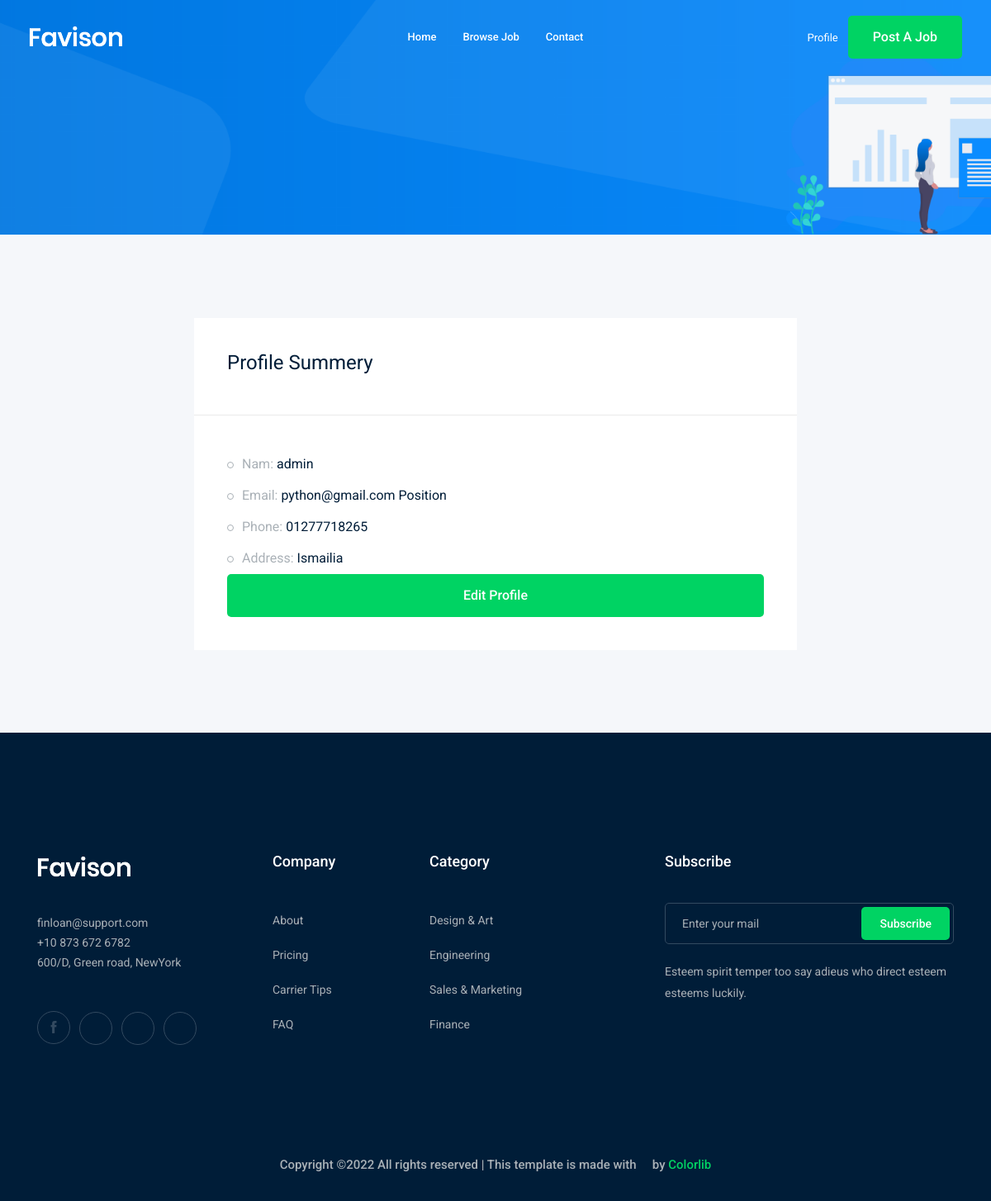
The app's page /accounts/profile (signed in) with its own data.
### accounts/models.py (models this page shows)
class Profile(models.Model):
    user = models.OneToOneField(User, on_delete=models.CASCADE)
    city = models.ForeignKey('City',related_name='user_city',on_delete=models.CASCADE,blank=True,null=True)
    phonenumber = models.CharField(max_length = 15)
    image = models.ImageField(upload_to='profile/')
    def __str__(self):
        return str(self.user)

class City(models.Model):
    name = models.CharField(max_length=50)
    def __str__(self):
        return self.name

### accounts/views.py (the view)
# urls.py: path('profile',views.profile,name='profile'),
def profile(request):
    profile = Profile.objects.get(user=request.user)
    return render(request,'accounts/profile.html',{'profile':profile})

### accounts/templates/accounts/profile.html (shortened to what this page needs)
{% extends 'base.html' %}
{% block body %}
        <div class="bradcam_area bradcam_bg_1">
            <div class="container">
                <div class="row">
                    <div class="col-xl-12">
                    </div>
                </div>
            </div>
        </div>
        <div class="job_details_area">
            <div class="container">
                <div class="row">
                    <div class="col-lg-8 mx-auto">
                        <div class="job_sumary">
                            <div class="summery_header">
                                <h3>Profile Summery</h3>
                            </div>
                            <div class="job_content">
                                <ul>
                                    <li>Nam: <span>{{profile}}</span></li>
                                    <li>Email: <span>{{profile.user.email}} Position</span></li>
                                    <li>Phone: <span>{{profile.phonenumber}}</span></li>
                                    <li>Address: <span>{{profile.city}}</span></li>
                                </ul>
                                <a class="boxed-btn3 w-100"  href='{% url 'accounts:profile_edit' %}'>Edit Profile</a>
                            </div>
                        </div>
                    </div>
                </div>
            </div>
        </div>
{%endblock body%}

### records on screen
Profile: user.username "admin", user.email "python@gmail.com", phonenumber "01277718265", city "Ismailia"
